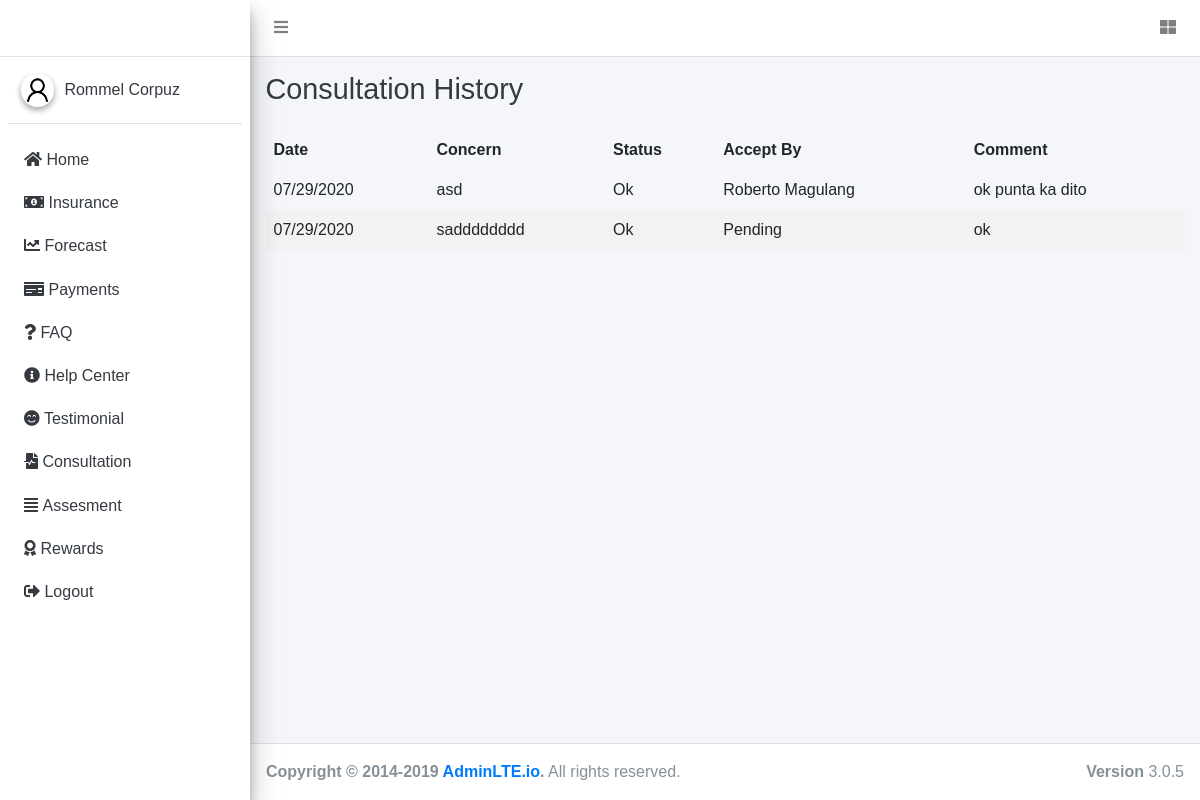
Screenshot of /studentViewConsultation.php?ID=3 (signed in) with the database file from the repository.
### tables this page shows
CREATE TABLE `tbl_studentconsultation` (
  `id` int(255) NOT NULL,
  `name` varchar(255) NOT NULL,
  `username` varchar(255) NOT NULL,
  `school` varchar(255) NOT NULL,
  `contact` bigint(255) NOT NULL,
  `address` text NOT NULL,
  `date` varchar(255) NOT NULL,
  `concern` text NOT NULL,
  `studID` int(255) NOT NULL,
  `status` varchar(255) NOT NULL,
  `acceptBy` varchar(255) NOT NULL,
  `comment` text NOT NULL
);

### studentViewConsultation.php (the view, shortened to what this page needs)
<?php
    $con = connection();
    $studID = $_GET['ID'];
    $sql = "select * from tbl_studentConsultation where studID = '$studID'";
    $student = $con->query($sql) or die($con->error);
    $row = $student->fetch_array();
?>
<!DOCTYPE html>
<html>
<head>
  <link rel="stylesheet" href="plugins/fontawesome-free/css/all.min.css">
  <link rel="stylesheet" href="https://code.ionicframework.com/ionicons/2.0.1/css/ionicons.min.css">
  <link rel="stylesheet" href="plugins/tempusdominus-bootstrap-4/css/tempusdominus-bootstrap-4.min.css">
  <link rel="stylesheet" href="plugins/icheck-bootstrap/icheck-bootstrap.min.css">
  <link rel="stylesheet" href="plugins/jqvmap/jqvmap.min.css">
  <link rel="stylesheet" href="dist/css/adminlte.min.css">
  <link rel="stylesheet" href="plugins/overlayScrollbars/css/OverlayScrollbars.min.css">
  <link rel="stylesheet" href="plugins/daterangepicker/daterangepicker.css">
  <link rel="stylesheet" href="plugins/summernote/summernote-bs4.css">
  <link rel="stylesheet" href="style.css">
</head>
<body class="hold-transition sidebar-mini layout-fixed">
<div class="wrapper">
  <nav class="main-header navbar navbar-expand navbar-white navbar-light">
    <ul class="navbar-nav">
      <li class="nav-item">
        <a class="nav-link" data-widget="pushmenu" href="#" role="button"><i class="fas fa-bars"></i></a>
      </li>
    </ul>
    <ul class="navbar-nav ml-auto">
      <li class="nav-item">
        <a class="nav-link" data-widget="control-sidebar" data-slide="true" href="#" role="button">
          <i class="fas fa-th-large"></i>
        </a>
      </li>
    </ul>
  </nav>
  <aside class="main-sidebar sidebar-light-primary elevation-4">
    <a href="index3.html" class="brand-link">
      <span class="brand-text font-weight-light">&nbsp;</span>
    </a>
    <div class="sidebar">
      <div class="user-panel mt-3 pb-3 mb-3 d-flex">
        <div class="image">
        <img src="dist/img/user.png" class="img-circle elevation-2" alt="User Image">
        </div>
        <div class="info">
          <a href="#" class="d-block">
          <?php
          if(isset($_SESSION['UserLogin']))
          {
          echo $_SESSION['Names'];
          }
          ?>
          </a>
        </div>
      </div>
      <nav class="mt-2">
        <ul class="nav nav-pills nav-sidebar flex-column" data-widget="treeview" role="menu" data-accordion="false">
          <li class="nav-item">
            <a href="studentMain.php" class="nav-link">
              <i class="fas fa-home"></i>
              <p>
              Home
              </p>
            </a>
          </li>
        <li class="nav-item">
            <a href="studentInsurance.php" class="nav-link">
              <i class="fas fa-money-bill-alt"></i>
              <p>
                Insurance
              </p>
            </a>
          </li>
          <li class="nav-item">
            <a href="studentForecast.php" class="nav-link">
              <i class="fas fa-chart-line"></i>
              <p>
                Forecast
              </p>
            </a>
          </li>
          <li class="nav-item">
            <a href="studentPay.php?ID=<?php echo $studID;?>" class="nav-link">
              <i class="fas fa-money-check"></i>
              <p>
                Payments
              </p>
            </a>
          </li>
          <li class="nav-item">
            <a href="studentFaq.php" class="nav-link">
              <i class="fas fa-question"></i>
              <p>
                FAQ
              </p>
            </a>
          </li>
          <li class="nav-item">
            <a href="#" class="nav-link">
              <i class="fas fa-info-circle"></i>
              <p>
                Help Center
              </p>
            </a>
          </li>
          <li class="nav-item">
            <a href="studentBlog.php?ID=<?php echo $studID?>" class="nav-link">
              <i class="fas fa-smile-beam"></i>
              <p>
                Testimonial
              </p>
            </a>
          </li>
          <li class="nav-item">
            <a href="studentConsultation.php?ID=<?php echo $studID;?>" class="nav-link">
              <i class="fas fa-file-medical-alt"></i>
              <p>
                Consultation
              </p>
            </a>
          </li>
          <li class="nav-item">
            <a href="studentAssessment.php?ID=<?php echo $studID;?>" class="nav-link">
              <i class="fas fa-align-justify"></i>
              <p>
                Assesment
              </p>
            </a>
          </li>
          <li class="nav-item">
            <a href="studentRewards.php?ID=<?php echo $studID;?>" class="nav-link">
              <i class="fas fa-award"></i>
              <p>
                Rewards
              </p>
            </a>
          </li>
          <li class="nav-item">
            <a href="logout.php" class="nav-link">
            <i class="fas fa-sign-out-alt"></i>
              <p>
                Logout
              </p>
            </a>
          </li>
        </ul>
      </nav>
    </div>
  </aside>
  <div class="content-wrapper">
    <div class="content-header">
      <div class="container-fluid">
        <div class="row mb-2">
          <div class="col-sm-6">
            <h1 class="m-0 text-dark">Consultation History</h1>
          </div>
        </div>
      </div>
    </div>
    <section class="content">
      <div class="container-fluid">
        <div class="row">
          <div class="col-sm">
<table>
    <thead>
        <tr>
            <th>Date</th>
            <th>Concern</th>
            <th>Status</th>
            <th>Accept By</th>
            <th>Comment</th>
        </tr>
    </thead>
    <tbody>
    <?php do{?>
        <tr>
            <td><?php echo $row['date'];?></td>
            <td><?php echo $row['concern'];?></td>
            <td><?php echo $row['status'];?></td>
            <td><?php echo $row['acceptBy'];?></td>
            <td><?php echo $row['comment'];?></td>
        </tr>
    <?php }while($row = $student->fetch_array());?>
    </tbody>
</table>
          </div>
        </div>
      </div>
    </section>
  </div>
  <footer class="main-footer">
    <strong>Copyright &copy; 2014-2019 <a href="http://adminlte.io">AdminLTE.io</a>.</strong>
    All rights reserved.
    <div class="float-right d-none d-sm-inline-block">
      <b>Version</b> 3.0.5
    </div>
  </footer>
</div>
</body>
</html>

### style.css (style rules this page uses)
body { font-family: "Arial"; }
table { border-collapse: collapse; width: 100%; }
th, td { text-align: left; padding: 8px; }
tr:nth-child(even) { background-color: #f2f2f2; }

### rows the page displays
tbl_studentconsultation: date "07/29/2020", concern "asd", status "Ok", acceptBy "Roberto Magulang", comment "ok punta ka dito"
tbl_studentconsultation: date "07/29/2020", concern "sadddddddd", status "Ok", acceptBy "Pending", comment "ok"

### other values shown
$_SESSION['Names'] "Rommel Corpuz"
